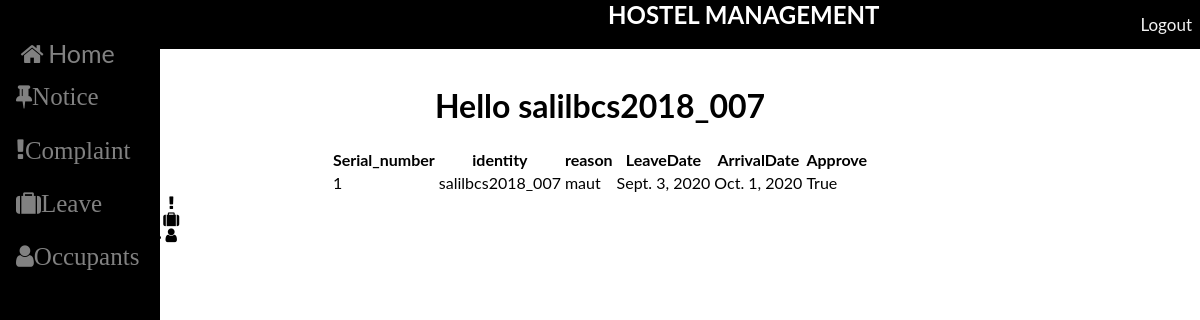
Page /dashboard (signed in) on the earlier database version.
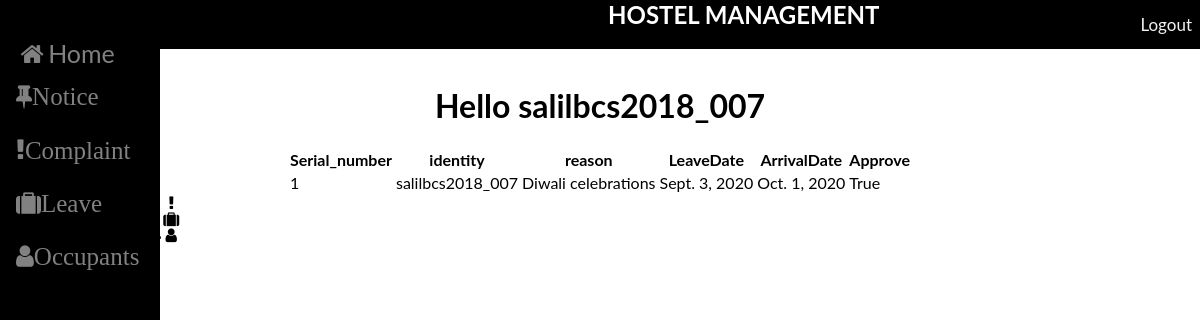
Same page on the later database version.
### app/models.py (models this page shows, shortened)
class Leave(models.Model):
    identity = models.ForeignKey("Student", on_delete = models.CASCADE, default = 1)
    start_date = models.DateField()
    end_date = models.DateField()
    reason = models.TextField(default="no reason")
    status_accepted = models.BooleanField(default = False)

class Student(AbstractUser):
    username = None
    email = models.EmailField(unique=True)
    name = models.CharField(max_length = 30, blank = True)
    ph_no = models.IntegerField( validators=[phn_validator], null=True)
    roll_no = models.CharField(max_length = 11)
    address = models.TextField()
    room_no = models.IntegerField( null=True)
    is_staff = models.BooleanField(default=False)
    USERNAME_FIELD = 'email'
    REQUIRED_FIELDS = []
    objects = StudentManager()
    def __str__(self):
        if self.is_staff == False:
	        return self.name + self.roll_no
        else:
            return "Adminstrator: " + self.email

### app/views.py (the view)
# urls.py: path('dashboard', views.dashboard, name="dashboard"),
@login_required
def dashboard(request):
    leave_applications = Leave.objects.filter(identity=request.user)
    return render(request, "base.html", {"user": request.user, 'all_appns': leave_applications})

### app/templates/base.html (shortened to what this page needs)
<!DOCTYPE html>
<html>
<head>
<link rel="stylesheet" href="https://cdnjs.cloudflare.com/ajax/libs/font-awesome/4.7.0/css/font-awesome.min.css">
</head>
<body>
    <div class="header" style="overflow: hidden;">
        <h2 style=" color: white;display: inline;text-align: center; padding-left: 25em;">HOSTEL MANAGEMENT</h2>
        <p style="color: white;display: inline; float: right; margin: 0em;" >
          <a href="{% url 'logout' %}">Logout</a>
        </p>
      </div>
      <br><br><br><center><h1>Hello {{ user }}</h1></center>
      <center>
      <table class="table">
        <thead class="thead-dark">
          <tr>
            <th scope="col">Serial_number</th>
            <th scope="col">identity</th>
            <th scope="col">reason</th>
            <th scope="col">LeaveDate</th>
            <th scope="col">ArrivalDate</th>
            <th scope="col">Approve</th>
          </tr>
        </thead>
        <tbody>
          {% for appn in all_appns%}
          <tr>
            <td> {{ forloop.counter }}</td>
            <td>{{ appn.identity }}</td>
            <td>{{ appn.reason }}</td>
            <td>{{ appn.start_date }}</td>
            <td>{{ appn.end_date }}</td>
            <td>{{ appn.status_accepted }}</td>
          </tr>
          {% endfor %}
        </tbody>
      </table>
      </center>
      <div class="footer">
          <a href="{% url 'leave' %}" class="btn"> Apply for new leave </button>
<div class="sidenav">
  <a href="{% url 'dashboard' %}"><i class="fa fa-fw fa-home"></i>Home</a>
  <a href="{% url 'notice_stud' %}"><i class="fa fa-thumb-tack">Notice</a>
  <a href="{% url 'complaint' %}"><i class="fa fa-fw fa-exclamation">Complaint</a>
  <a href="{% url 'leave' %}"><i class="fa fa-fw fa-suitcase">Leave</a>
  <a href="{% url 'occupant' %}"><i class="fa fa-fw fa-user">Occupants</a>
</div>
</body>
</html>

Differences in the rows shown:
changed Leave "True": reason "maut" → "Diwali celebrations"
